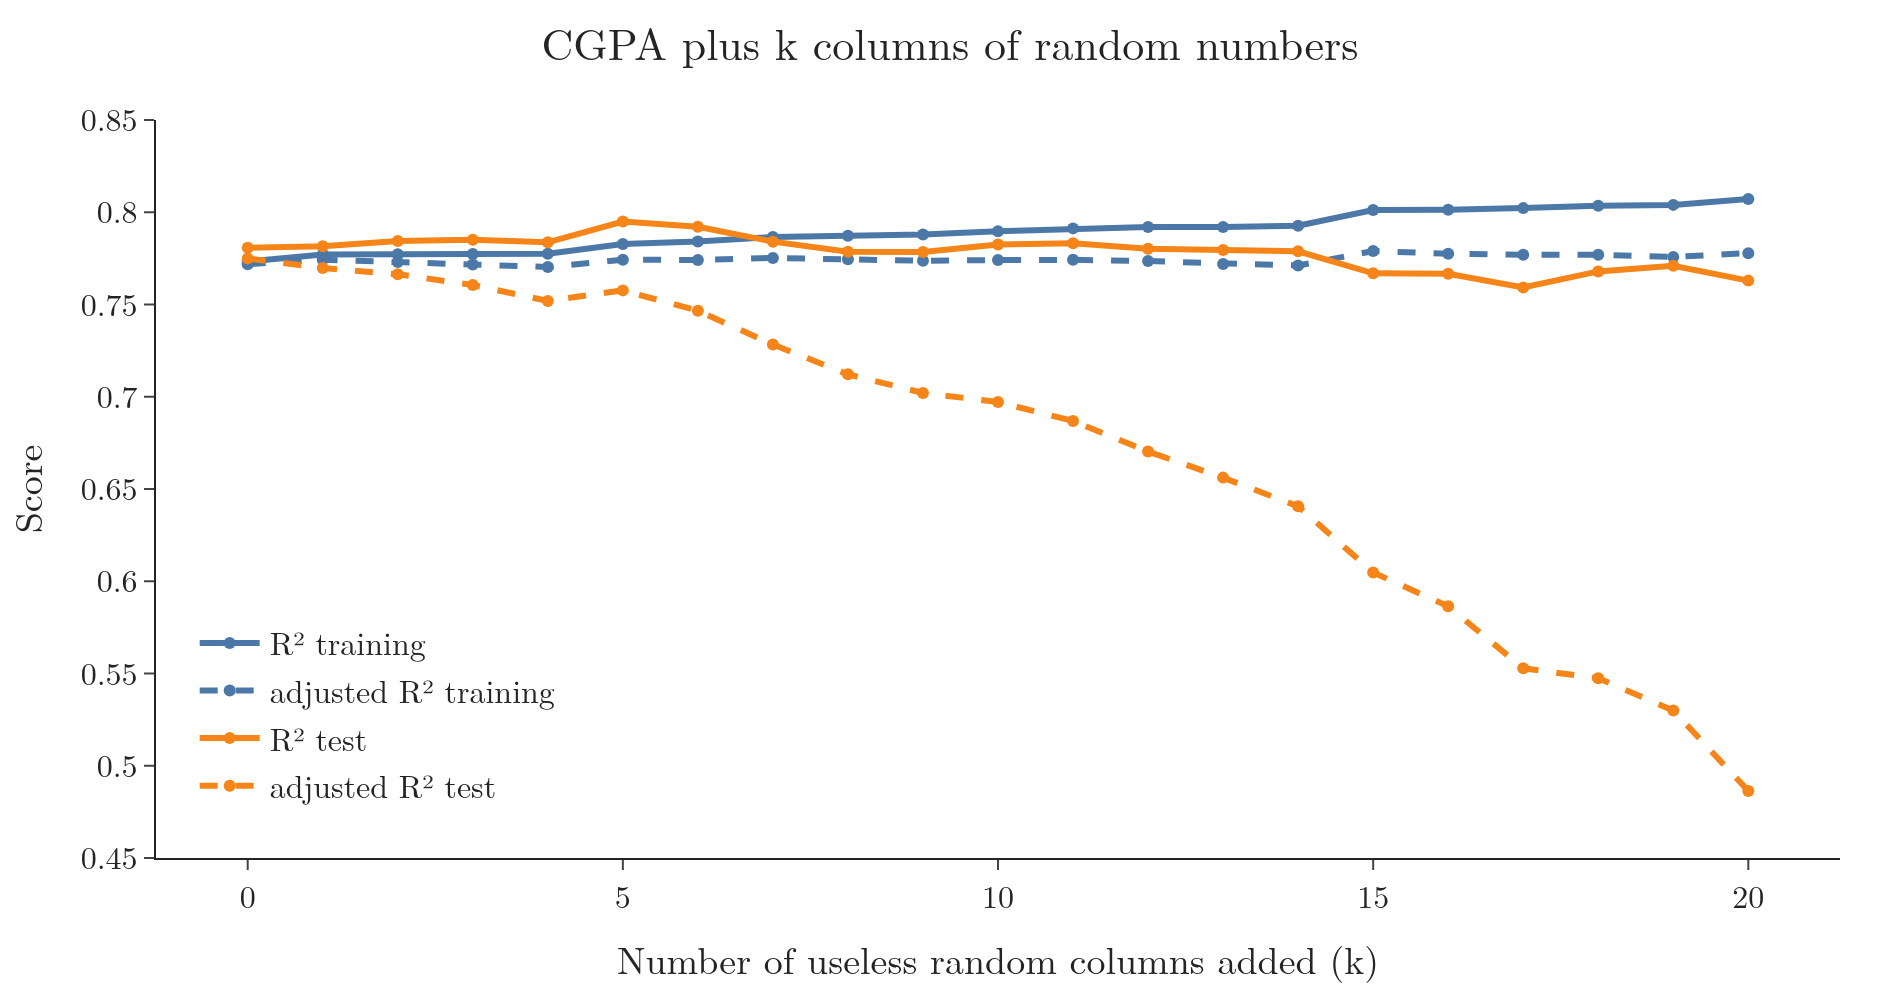

Source code (Python):
"""Adding useless random columns: R2 creeps up on the training set; adjusted R2 does not; on the test set both fall
(Plotly). Random columns use a fixed seed, so the numbers repeat."""
from pathlib import Path
import numpy as np
import plotly.graph_objects as go
from sklearn.linear_model import LinearRegression
from sklearn.metrics import r2_score
from sklearn.model_selection import train_test_split
from common import df, BLUE, ORANGE, RED, GREEN, GREY, FONT

here = Path(__file__).parent
noise = np.random.default_rng(0).random((len(df), 20))
Xtr0, Xte0, ytr, yte = train_test_split(np.c_[df.cgpa.to_numpy(), noise], df.package.to_numpy(), test_size=0.2,
                                        random_state=2)
adj = lambda r2, n, k: 1 - (1 - r2) * (n - 1) / (n - 1 - k)
ks, rows = list(range(0, 21)), []
for k in ks:
    m = LinearRegression().fit(Xtr0[:, :1 + k], ytr)
    r_tr, r_te = r2_score(ytr, m.predict(Xtr0[:, :1 + k])), r2_score(yte, m.predict(Xte0[:, :1 + k]))
    rows.append((r_tr, adj(r_tr, len(ytr), 1 + k), r_te, adj(r_te, len(yte), 1 + k)))
rows = np.array(rows)
fig = go.Figure()
for i, (name, colour, dash) in enumerate((("R² training", BLUE, None), ("adjusted R² training", BLUE, "dash"),
                                          ("R² test", ORANGE, None), ("adjusted R² test", ORANGE, "dash"))):
    fig.add_trace(go.Scatter(x=ks, y=rows[:, i], mode="lines+markers", name=name,
                             line=dict(color=colour, width=3, dash=dash), marker=dict(size=6)))
fig.update_layout(template="simple_white", width=950, height=500, font=FONT, legend=dict(x=0.02, y=0.05),
                  title=dict(text="CGPA plus k columns of random numbers", x=0.5),
                  xaxis=dict(title="Number of useless random columns added (k)"),
                  yaxis=dict(title="Score", range=[0.45, 0.85]), margin=dict(l=70, r=30, t=60, b=60))
for k in (0, 1, 5, 10, 20):
    print(k, rows[k].round(4))
fig.write_image(here / "adjusted_r2.png", scale=2)
fig.write_image(here / "adjusted_r2.pdf")
